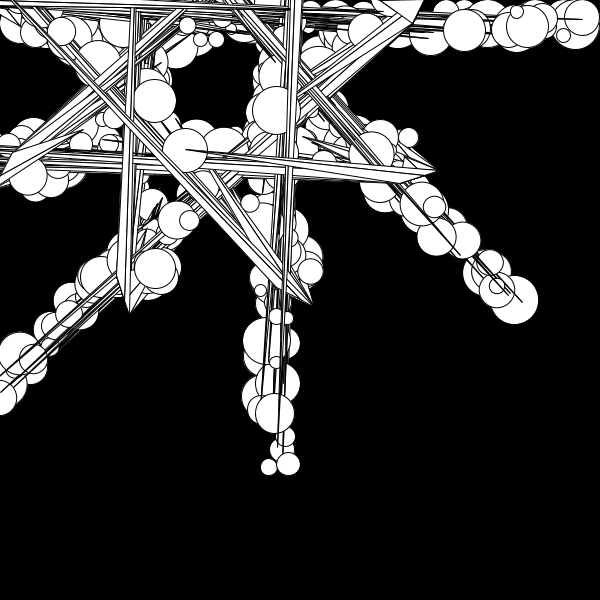
Frame 1 (no input)
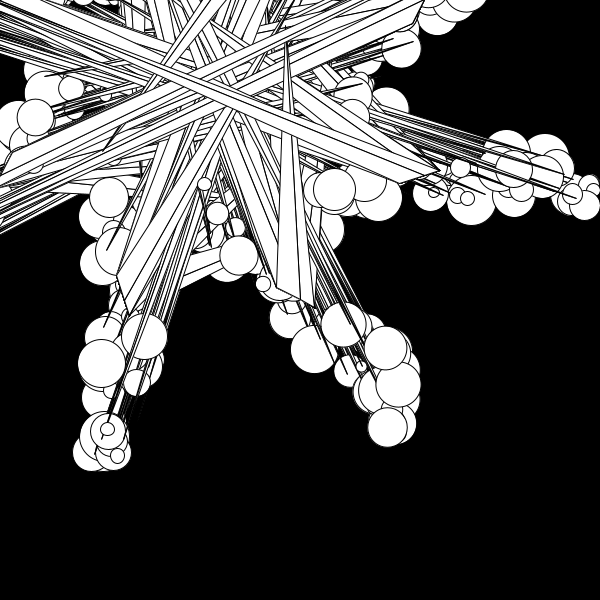
Frame 60 (the mouse pressed at the canvas centre just before this capture)
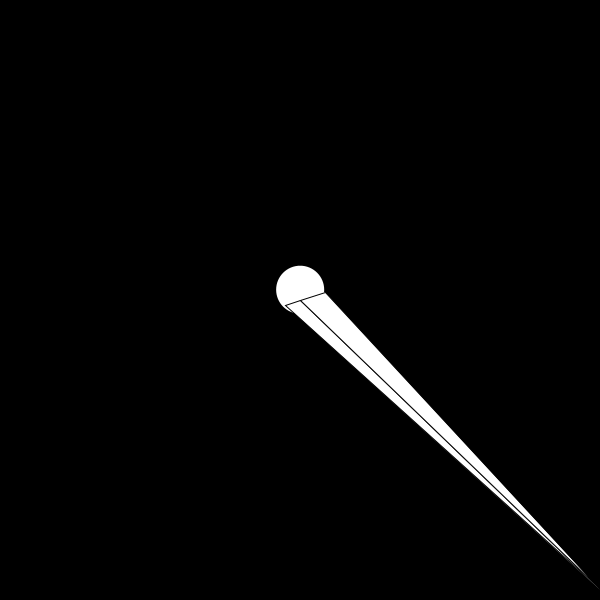
Frame 120 (the mouse held since frame 60 and released just before this capture)

The Processing sketch that drew these frames (run headless with seeded random() and noise(); from frame 60 on, the mouse is pressed at the canvas centre):

// Processing sketch: processing_97389
// ── processing_97389.pde



int total = 500;
cosa[] cosasList = new cosa[total];

//declaramos variables
          PVector gravedad;

void setup() {
  size(600, 600);
  //inicializamos variables
  gravedad = new PVector(0, 0.1);
  for (int i=0; i<total; i++) {
    cosasList[i] = new cosa();
  
    
  }
}

void draw() {
  background(0);

 fill(0,255,255,100);
 for(int i=1;i<40;i++)
// ellipse( i*random(50),400, 400,  200);

  


  noStroke();
  noSmooth();

  fill(0,255,255,50);
  for (cosa c : cosasList) {
    if (mousePressed) {
      c.attractToMouse();
    } 
    else {
      PVector grav = gravedad.get();
      grav.mult(c.myMass);
      c.addForce(grav);
    }
    c.run();
  }
}

class cosa {

  PVector posicion, velocidad, acceleracion;
  float frictionScaleFactor, mySizeMax, mySizeMin, mySize, myMass;

  cosa() {
    posicion = new PVector(random(width), random(10,40 ));
    velocidad = new PVector(10,0);
    acceleracion = new PVector(0, 0);
    mySizeMin = 10;
    mySizeMax = 50;
    mySize = random(mySizeMin, mySizeMax);
    //ktla
    myMass = map(mySize, mySizeMin, mySizeMax, 1, 2);
   //e7ticac
    frictionScaleFactor = 1.2;//mayor a 1 mejor
  }

  void run() {
    update();
    drawMe();
  }

  void update() {  
    //Añadimos el valor de gravedad (aceleración) a la velocidadocidad y velocidadocidad a posicionición
    velocidad.add(acceleracion);
    velocidad.limit(10);
    posicion.add(velocidad);
    acceleracion.mult(0);

    //comprobamo los bordes de la ventana
    //en lo horizontal, como siempre
    if (posicion.x < mySize/2) {
      velocidad.x *= -1;
      velocidad.div(myMass*frictionScaleFactor);//FRICCION e7ticac
      posicion.x = mySize/2;
  
    } 
    else if (posicion.x > width-mySize/2) {
      velocidad.x *= -1;
      velocidad.div(myMass*frictionScaleFactor);//FRICCION
      posicion.x = width-mySize/2;
     
     
    }
    //pero en lo vertical sólo abajo, y reduciendo cada vez la velocidadocidad, para simular fricción.

    if (posicion.y >random(300,400)-mySize/2) {//||(posicion.y < 0)) {
      velocidad.y *= -1;
      velocidad.div(myMass*frictionScaleFactor);//FRICCION
      //para que no se enganche:
      posicion.y = 300-mySize/2;
      

    } 
    else if (posicion.y - mySize/2 < 0) {
      velocidad.y *= -1;
      velocidad.div(myMass*frictionScaleFactor);//FRICCION
      //para que no se enganche:
      posicion.y = mySize/2;
     
    }
  }

  void drawMe() {
    //y finalmente, dibujamos
     
      fill(#ffffff);
    ellipse(posicion.x, posicion.y, mySize, mySize);
   
    float a = atan2(mouseY-height/2, mouseX-width/2);
  //tra
 translate(width/2,height/2); 
rotate(a);
fill(#ffffff);
stroke(0);
    
triangle(0,0,posicion.x, posicion.y,-15,5);
 triangle(0,0,posicion.x, posicion.y,25,-8);

 noFill();
 fill(0);

//ellipse(20,8/3,4,4 );
    noFill();


  }
// 8wah
  void addForce(PVector _f) {
    PVector f = PVector.div(_f, myMass);
    acceleracion.add(f);//.add(f);
  }

  void attractToMouse() {
    PVector mouseVector = new PVector(mouseX, mouseY);
    PVector dis = PVector.sub(mouseVector, posicion);
    //dis.normalize();
    //dis.mult(0.9);
    dis.div(50);
    addForce(dis);
  }
}
